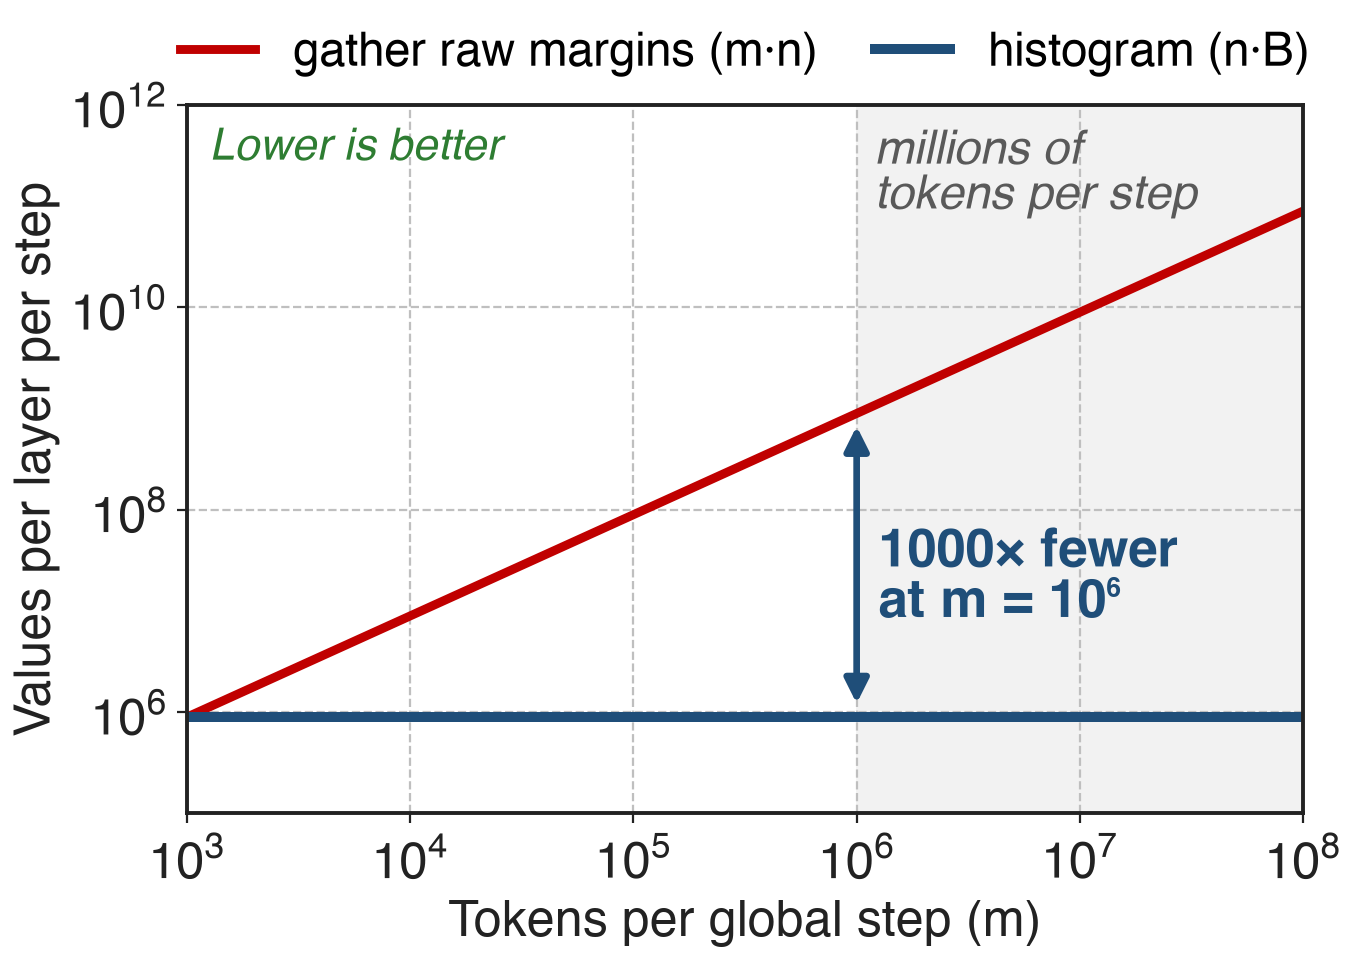

This figure's Python source:
"""Analytic: values communicated per MoE layer per step to compute the per-expert quantile.

Raw margins: m * n (one margin per token per expert); histogram: n * B integer counts, independent of m.
n = 896 routed experts ([K3] Table 1); B = 1000 bins (the value K3 App. D uses for its error bound; the main
text says "a few hundred", so 1000 is an upper bound). Shaded region: "margins number in the millions"
([K3] Sec. 2.3.3). No measured traffic is plotted.
"""
import sys, pathlib
sys.path.insert(0, str(pathlib.Path(__file__).resolve().parents[3] / "scripts"))
import slidechart as sc
import numpy as np

n, B = 896, 1000
m = np.logspace(3, 8, 200)
sc.setup()
fig, ax = sc.figure("right")
ax.axvspan(1e6, 1e8, color="#F2F2F2", zorder=0)
ax.text(1.2e6, 6e11, "millions of\ntokens per step", fontsize=17, color="#595959", va="top", style="italic")
ax.loglog(m, m * n, color=sc.PROBLEM, lw=3.2, label="gather raw margins (m·n)")
ax.loglog(m, np.full_like(m, n * B), color=sc.ACCENT, lw=3.6, label="histogram (n·B)")
ax.set_xlim(1e3, 1e8)
ax.set_ylim(1e5, 1e12)
ax.set_xlabel("Tokens per global step (m)")
ax.set_ylabel("Values per layer per step")
ax.grid(True, which="major", axis="both", linestyle="--", color="#BFBFBF", linewidth=0.8)
ax.minorticks_off()
ax.annotate("", xy=(1e6, 1e6 * n * 0.85), xytext=(1e6, n * B * 1.2),
            arrowprops=dict(arrowstyle="<|-|>", color=sc.ACCENT, lw=2.4))
ax.text(1.25e6, 2.2e7, "1000× fewer\nat m = 10⁶", color=sc.ACCENT, fontsize=19, fontweight="bold", va="center")
sc.top_legend(ax, ncol=2, fontsize=17)
sc.better(ax, "Lower is better", where="upper left")
sc.save(fig, __file__)
